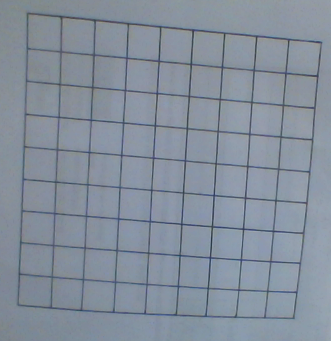
#> input picture sudoku_grid3.png, 331 x 341 px
$ python merge_images.py
#> lines starting #> are read from the running program, lines starting #| are printed output that depends on the picture; after the words box and inside, x2 and y2 are one past the last pixel; in counts of white or black regions, pixels touching at a corner belong together
import numpy as np
import cv2

# https://theailearner.com/tag/cv2-warpperspective/

im = cv2.imread ('sudoku_grid3.png')#('sudoCleanedOfRects.jpg')# # read picture
#> im is the input picture: shape (341, 331, 3); mean B, G, R 155.7, 142.7, 132.5

imgray = cv2.cvtColor(im, cv2.COLOR_BGR2GRAY) # BGR to grayscale

ret, thresh = cv2.threshold(imgray, 120, 255, cv2.THRESH_BINARY_INV)
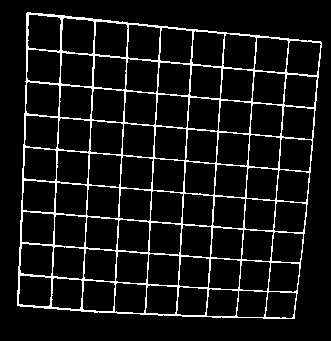
#> thresh: shape (341, 331); 8.5% white in thin lines or dots, all inside (x1, y1, x2, y2) = (17, 12, 322, 319)

contours, hierarchy = cv2.findContours(thresh, cv2.RETR_TREE, cv2.CHAIN_APPROX_NONE)
#> contours = 82 contours; largest, box (x1, y1, x2, y2) and area: (17, 12, 322, 319) 82216, (27, 14, 62, 52) 1104, (61, 17, 95, 55) 1087, (94, 21, 129, 58) 1082, (127, 24, 161, 61) 1062

# Specify input and output coordinates that is used
# to calculate the transformation matrix

up_left = [28, 14]
up_right = [321, 42]
bottom_left = [18, 305]
bottom_right = [295, 318]

input_pts = np.float32([up_left, up_right, bottom_left, bottom_right])

height = max(abs(bottom_left[1] - up_left[1]), abs(up_right[1]-bottom_right[1]))
width = max(abs(bottom_left[0] - bottom_right[0]), abs(up_left[0]-up_right[0]))
output_pts = np.float32([[0, 0], [width, 0],[0, height],[width, height]])

# Compute the perspective transform M
M = cv2.getPerspectiveTransform(input_pts,output_pts)

# Apply the perspective transformation to the imag

out = cv2.warpPerspective(im, M, (im.shape[1], im.shape[0]), flags = cv2.INTER_LINEAR)
cv2.putText(out, "sof", (100, 100),cv2.FONT_HERSHEY_DUPLEX, 2, (200, 0, 0), 2)
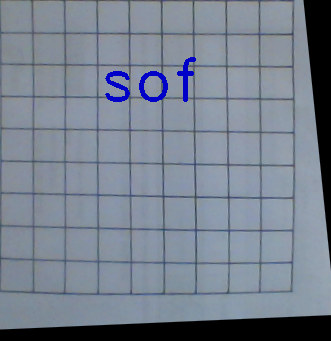
#> out: shape (341, 331, 3); mean B, G, R 143.2, 129.1, 119.7

# /////////////////////// uncomment this //////////////////
out2 = cv2.cvtColor(out, cv2.COLOR_BGR2GRAY)
mask = cv2.fillConvexPoly(out2, np.array([(0, 0), (width, 0), (width, height), (0, height)]), (255,255,255))
nothing, mask = cv2.threshold(mask, 254, 255, cv2.THRESH_BINARY)
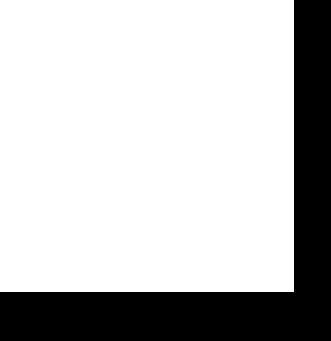
#> mask: shape (341, 331); 76.1% white; 1 black region, box (x1, y1, x2, y2) and area: (0, 0, 331, 341) 27023
out2 = cv2.bitwise_and(out, out, mask = mask)
#> out2: shape (341, 331, 3)
out2 = cv2.warpPerspective(out2, np.linalg.inv(M), (im.shape[1], im.shape[0]), flags = cv2.INTER_LINEAR)
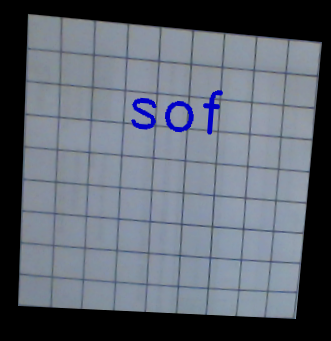
#> out2: shape (341, 331, 3); mean B, G, R 112.8, 101.4, 94.3
mask_base_image = cv2.warpPerspective(mask, np.linalg.inv(M), (im.shape[1], im.shape[0]), flags = cv2.INTER_LINEAR)
mask_base_image = 255 - mask_base_image # to leave the aliasing
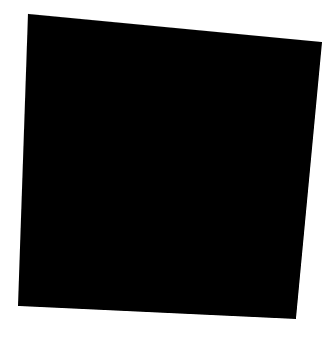
#> mask_base_image: shape (341, 331); min 0, max 255, mean 70.4

im2 = cv2.bitwise_and(im, im, mask = mask_base_image)
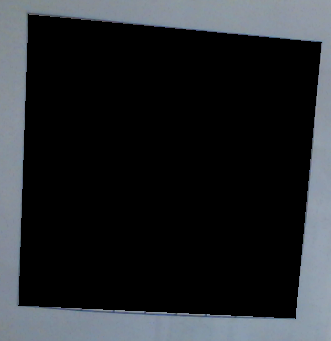
#> im2: shape (341, 331, 3); mean B, G, R 43.9, 40.6, 37.5
im3 = cv2.add(out2, im2)
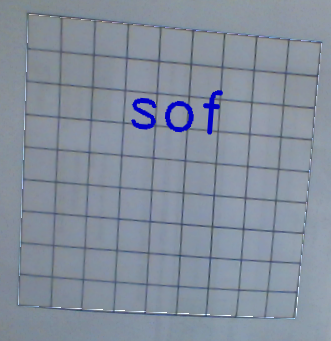
#> im3: shape (341, 331, 3); mean B, G, R 156.7, 142, 131.8

# Display the transformed image
cv2.imshow("out", out)
cv2.imshow("out2", out2)
cv2.imshow("im", im)
cv2.imshow("mask", mask)
cv2.imshow("mask_base_image", mask_base_image)
cv2.imshow("im2", im2)
cv2.imshow("im3", im3)
cv2.waitKey()

$ run again, with sudoku_grid2.png copied over sudoku_grid3.png
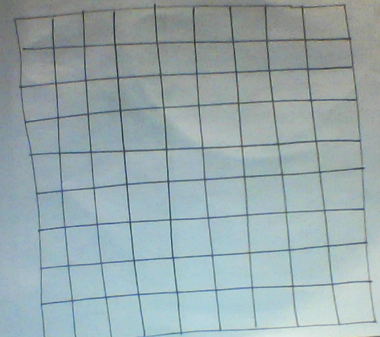
#> input picture sudoku_grid2.png, 380 x 337 px
#> im is the input picture: shape (337, 380, 3); mean B, G, R 172.3, 169.3, 152.4
#> `ret, thresh = cv2.threshold(imgray, 120, 255, cv2.THRESH_BINARY_INV)`:
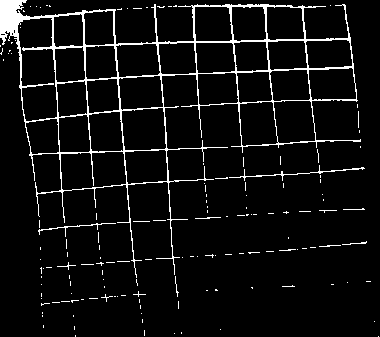
#> thresh: shape (337, 380); 6% white in thin lines or dots
#> contours = 176 contours, 144 with area under 20; largest, box (x1, y1, x2, y2) and area: (0, 0, 361, 278) 40668, (17, 17, 58, 122) 3340, (60, 151, 127, 191) 2262, (121, 107, 167, 151) 1740, (273, 100, 316, 144) 1586
#> `im3 = cv2.add(out2, im2)`:
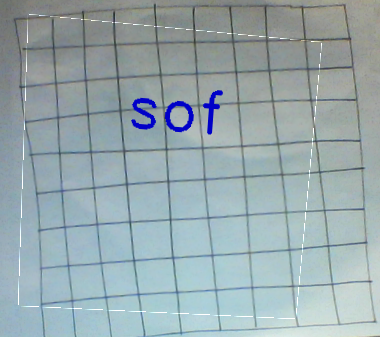
#> im3: shape (337, 380, 3); mean B, G, R 173, 168.5, 151.8
